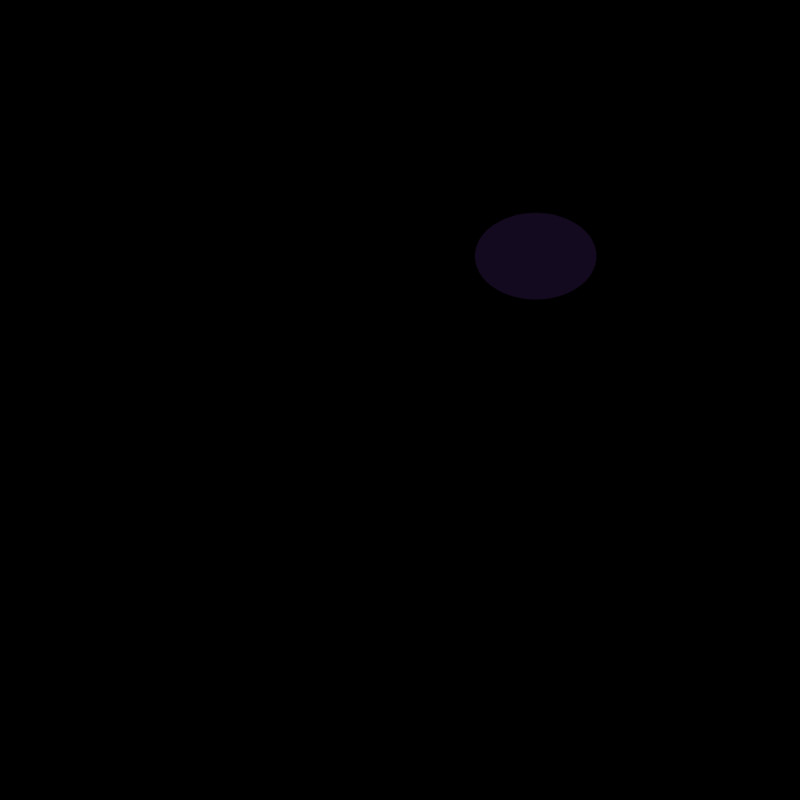
Frame 1 (no input)
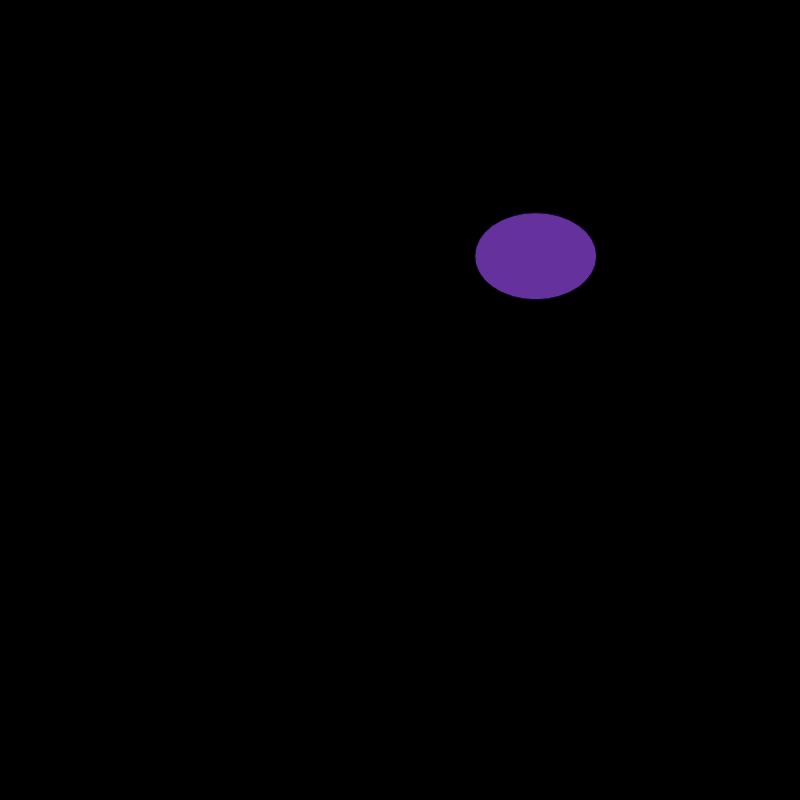
Frame 60 (no input)
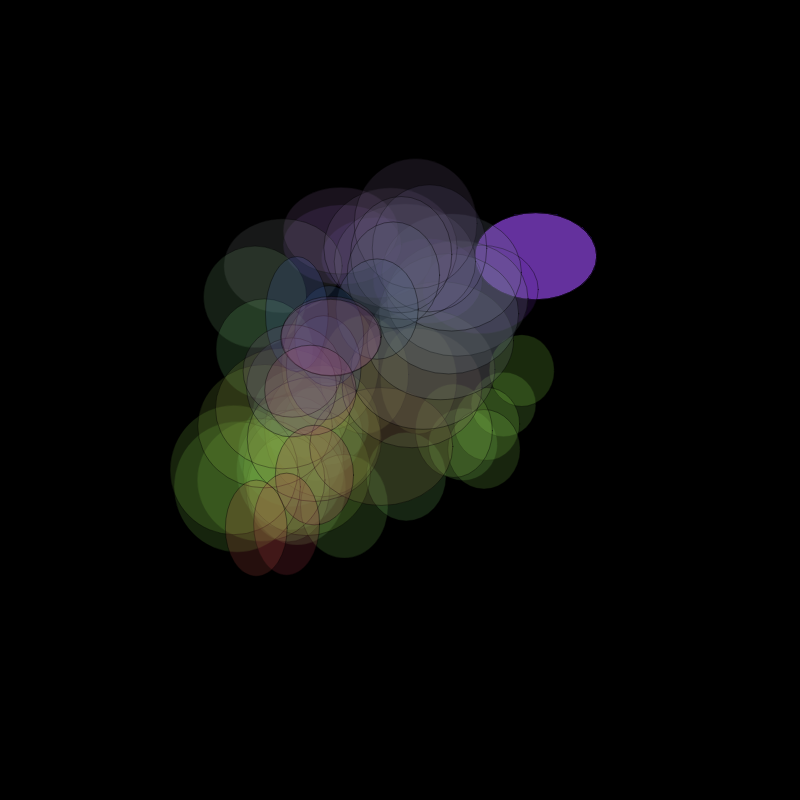
Frame 120 (the mouse pressed at the canvas centre since frame 60)

The p5.js sketch that drew these frames (run headless with seeded random() and noise() and a simulated clock; from frame 60 on, the mouse is pressed at the canvas centre):

// p5.js sketch
// ── sketch.js
var t;
var t_increment;

function setup() {
  createCanvas(800, 800);
  textSize(24);
  t = 0;  
  t_increment = 0;
  
  background(0);
}

function draw() {
  
  // t_increment will control how "fast" we move
  // through the 1d noise graph
  t_increment = map(mouseX, 0, width, 0, 0.2);
  
  // noise will always output a value between 0 and 1
  // since noise gives us between 0 and 1, then
  // width * noise bounds between 0 and width
  
  var x = width * noise(t);
  
  // this example is the same as p09, but we are making one change:
  // let y *also* vary according to noise.
  // notice that if both x and y depend on noise(t), then the circle will
  // only move along a diagonal between (0, 0) and (width, height). this
  // is because noise(t) is fixed, so x and y will be proportional.  but if we
  // offset one of them by an arbitrary large amount, e.g. 8, then they will be
  // sampling from different regions along the noise field
  var y = height * noise(t+8);
  
  // let's also make the size of the circle vary according to noise
  var rad_x = map(noise(t+15), 0, 1, 15, 200);
  var rad_y = map(noise(t+25), 0, 1, 15, 200);
  
  // let's also vary the color
  var r = map(noise(t+35), 0, 1, 0, 255);
  var g = map(noise(t+45), 0, 1, 0, 255);
  var b = map(noise(t+55), 0, 1, 0, 255);
  
  // add t_increment to t
  t += t_increment;
  
  stroke(0, 100);
  fill(r, g, b, 50);
  ellipse(x, y, rad_x, rad_y);
}
